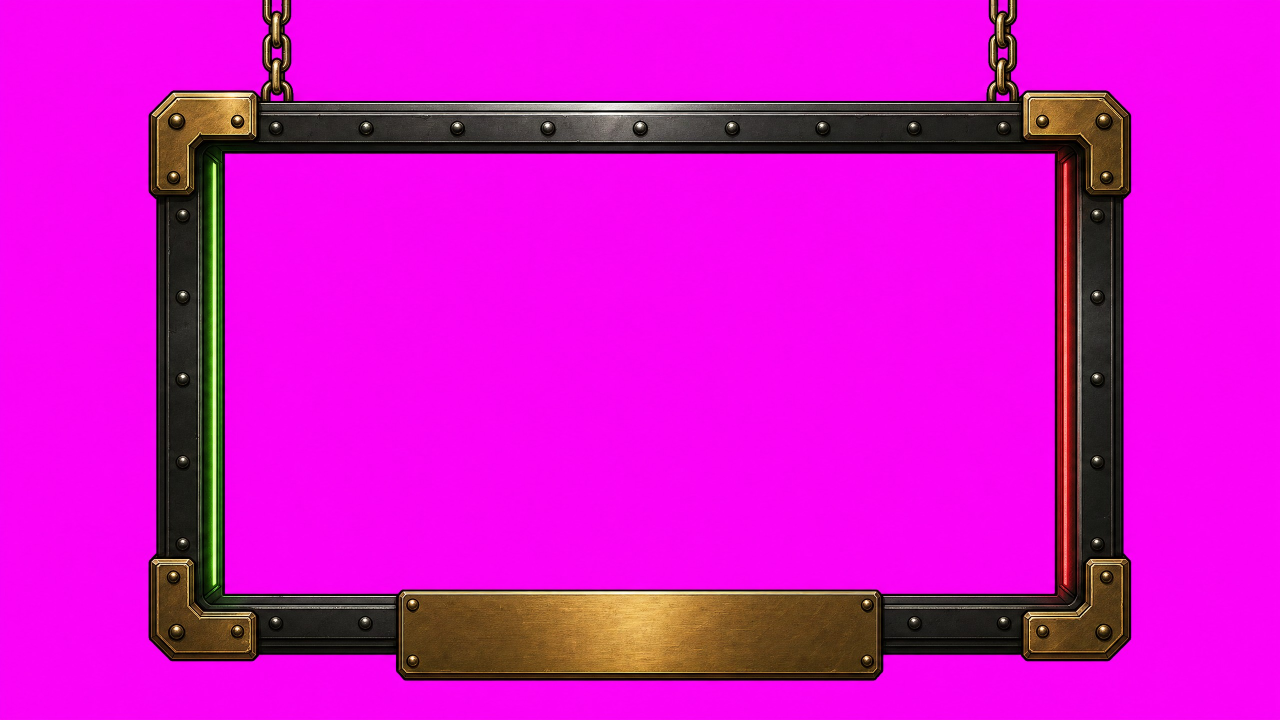
#> input picture ez/tools/concepts/worlds/comic/story/h/h40rounds/img/screen.jpg, 2560 x 1440 px, given in place of screen.jpg.jpg, which was not available (shown at 1/2 size)
$ python key40.py img/screen.jpg
#> lines starting #> are read from the running program, lines starting #| are printed output that depends on the picture; after the words box and inside, x2 and y2 are one past the last pixel; in counts of white or black regions, pixels touching at a corner belong together
#> further down, im is the input picture: PIL image 2560x1440 RGB; mean R, G, B 213.8, 15.7, 202.2
# /usr/bin/python3 key40.py <names...>: keys the magenta out of img/<name>.jpg (holes too), crops to the opaque box, writes img/<name>.webp,
# and prints, as fractions of the cropped box, the blank cream/brass label (largest flat light rect) and any transparent hole inside the object.
import sys,json
from PIL import Image,ImageFilter
import numpy as np
def key(im):
  a=np.asarray(im.convert('RGB')).astype(float);r,g,b=a[...,0],a[...,1],a[...,2]
  m=np.clip(((np.minimum(r,b)-g)-40)/60,0,1);al=1-m
  out=a.copy();mc=np.clip(np.minimum(r,b)-g,0,None)*.92;out[...,0]-=mc;out[...,2]-=mc
  A=Image.fromarray((al*255).astype('uint8')).filter(ImageFilter.MinFilter(3)).filter(ImageFilter.GaussianBlur(.7))
  o=Image.fromarray(out.clip(0,255).astype('uint8'));o.putalpha(A);return o,al
#> after `o.putalpha(A)`:
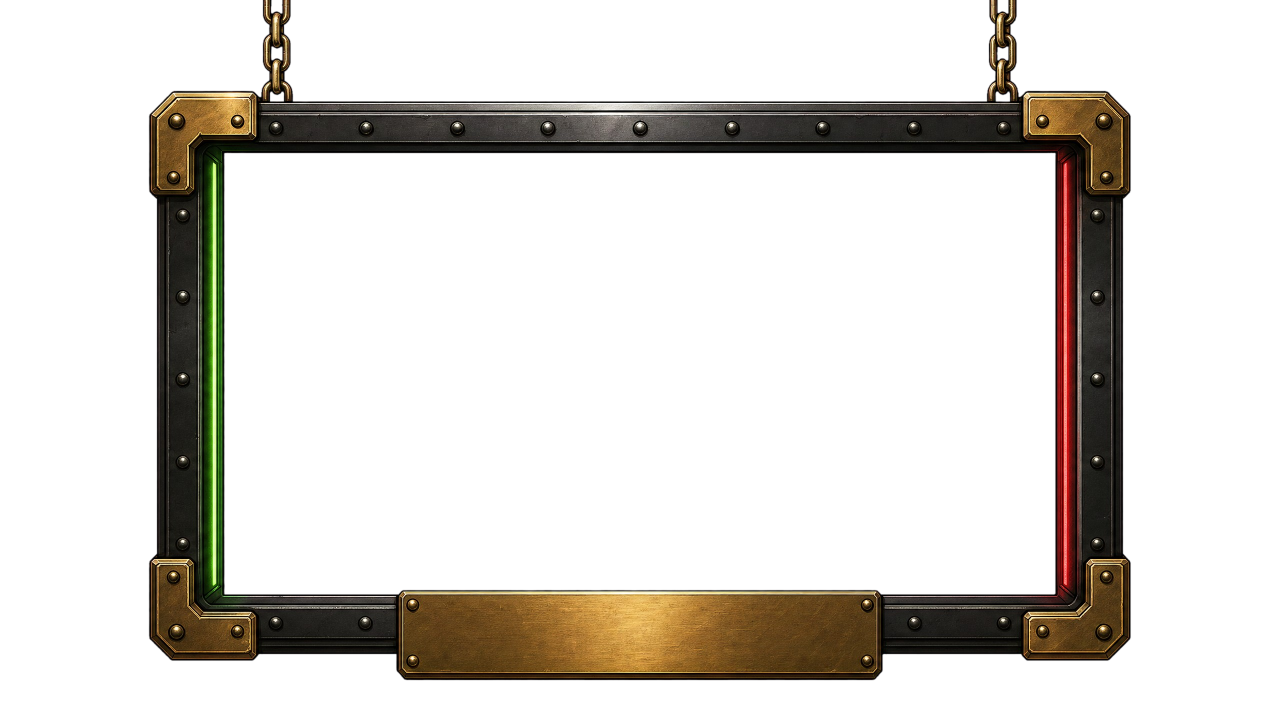
#> o: PIL image 2560x1440 RGBA (shown at 1/2 size); mean R, G, B, A 37.3, 15.7, 25.8, 52.8; transparent parts drawn white
R={}
for nm in sys.argv[1:]:
  im=Image.open(f'img/{nm}.jpg');o,al=key(im);op=al>.5
#> after `o, al = key(im)`:
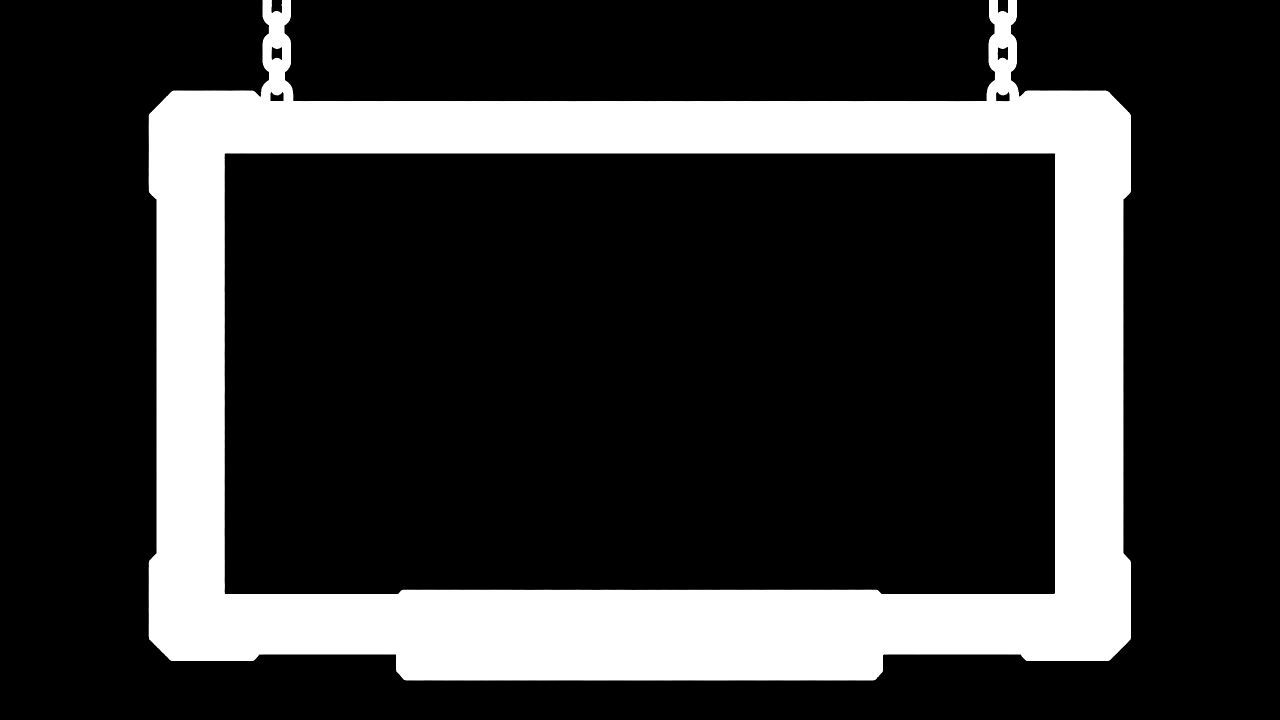
#> al: shape (1440, 2560) float64 (shown at 1/2 size); min 0, max 1, mean 0.211
#> after `op = al > 0.5`: op: shape (1440, 2560) bool; 21.1% white; 1 white region, box (x1, y1, x2, y2) and area: (297, 0, 2262, 1361) 776395
  ys,xs=np.where(op);x0,y0,x1,y1=xs.min(),ys.min(),xs.max()+1,ys.max()+1
#> after `x0, y0, x1, y1 = (xs.min(), ys.min(), xs.max() + 1, ys.max() + 1)`: x0 = 297; y0 = 0; x1 = 2262; y1 = 1361
  c=o.crop((x0,y0,x1,y1));W,H=c.size;res={'box':[int(x0),int(y0),int(x1),int(y1)],'size':[W,H]}
#> after `W, H = c.size`: W = 1965; H = 1361
#> after `res = {'box': [int(x0), int(y0), int(x1), int(y1)], 'size': [W, H]}`: res = {'box': [297, 0, 2262, 1361], 'size': [1965, 1361]}
  A=np.asarray(c.split()[3])<128
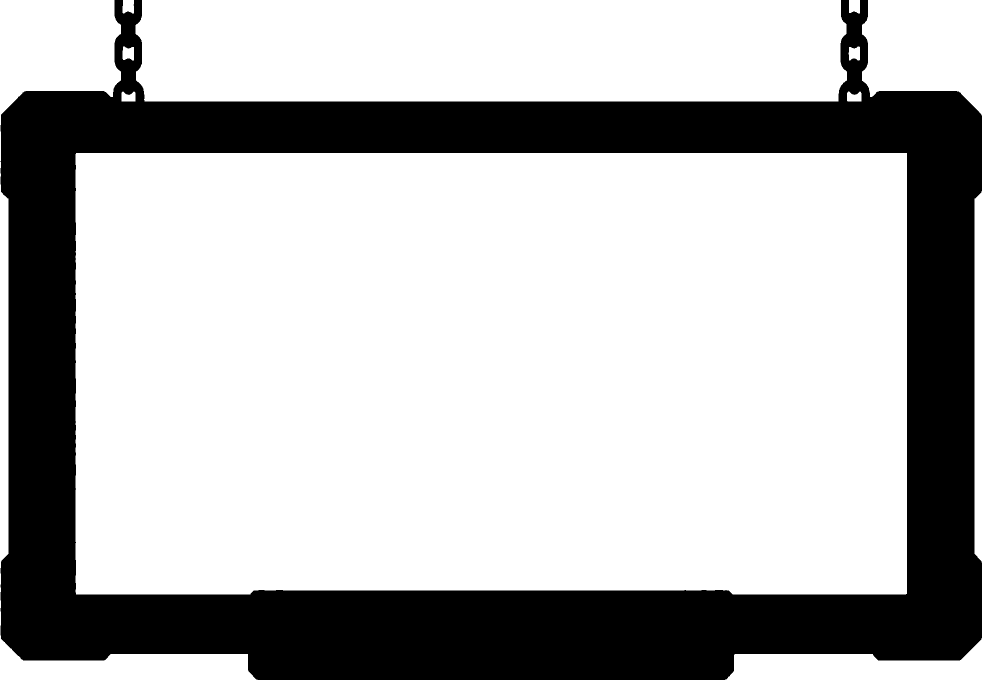
#> A: shape (1361, 1965) bool (shown at 1/2 size); 71.5% white; 1 black region, box (x1, y1, x2, y2) and area: (1, 0, 1964, 1360) 763295
  m=Image.fromarray((A*255).astype('uint8')).convert('L');pad=Image.new('L',(W+2,H+2),255);pad.paste(m,(1,1))
#> after `pad = Image.new('L', (W + 2, H + 2), 255)`: pad: PIL image 1967x1363 L; every value is 255
#> after `pad.paste(m, (1, 1))`: pad: PIL image 1967x1363 L; 71.5% white; 1 black region, box (x1, y1, x2, y2) and area: (2, 1, 1965, 1361) 763295
  from PIL import ImageDraw
  ImageDraw.floodfill(pad,(0,0),0);hm=np.asarray(pad)[1:-1,1:-1]>128
#> after `ImageDraw.floodfill(pad, (0, 0), 0)`: pad: PIL image 1967x1363 L; 54.5% white; 1 black region, box (x1, y1, x2, y2) and area: (0, 0, 1967, 1363) 1218606
#> after `hm = np.asarray(pad)[1:-1, 1:-1] > 128`: hm: shape (1361, 1965) bool; 54.7% white; 1 black region, box (x1, y1, x2, y2) and area: (0, 0, 1965, 1361) 1211950
  if hm.sum()>W*H*.01:
    yy,xx=np.where(hm);res['hole']=[round(xx.min()/W,4),round(yy.min()/H,4),round((xx.max()+1)/W,4),round((yy.max()+1)/H,4)]
  rgb=np.asarray(c.convert('RGB')).astype(int);lum=rgb.sum(-1)/3;import os;cr=(lum>int(os.environ.get("LT","165")))&(~A)&(rgb[...,0]>rgb[...,2]+5)
#> after `cr = (lum > int(os.environ.get('LT', '165'))) & ~A & (rgb[..., 0] > rg`:
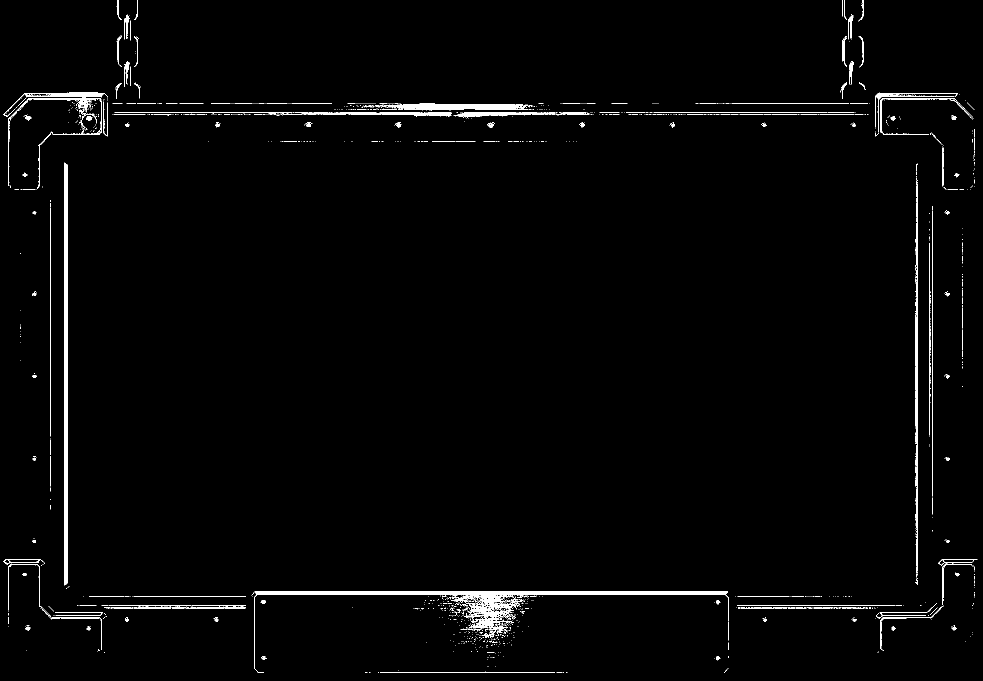
#> cr: shape (1361, 1965) bool (shown at 1/2 size); 1.6% white; 1322 white regions (1158 under 20 px), largest, box (x1, y1, x2, y2) and area: (128, 325, 136, 1171) 5502, (508, 1183, 1457, 1345) 5025, (904, 1191, 1046, 1267) 3519
  def run(p,f):
#> called with p = array of shape (1965,), f = 0.6
    th=p.max()*f;idx=np.where(p>th)[0]
#> after `th = p.max() * f`: th = 517.2
#> after `idx = np.where(p > th)[0]`: idx = [100, 129, 130, 131, 132, 133, 134, 1832, 1834, 1835, 1864]
    if not len(idx):return None
    # longest contiguous run
    best=(0,0);s0=idx[0];prev=idx[0]
#> after `s0 = idx[0]`: s0 = 100
#> after `prev = idx[0]`: prev = 100
    for i in list(idx[1:])+[None]:
      if i is None or i!=prev+1:
        if prev-s0>best[1]-best[0]:best=(s0,prev)
        if i is not None:s0=i
      if i is not None:prev=i
#> this loop made 11 passes
#> (i, best, s0, prev) on pass 7: (1832, (129, 134), 1832, 1832)
#> (i, s0, prev) on passes 1, 8, 10: (129, 129, 129), (1834, 1834, 1834), (1864, 1864, 1864)
    return best
  if cr.sum()>W*H*.01:
    cx=run(cr.sum(0),.6);cy=run(cr.sum(1),.6)
#> after `cx = run(cr.sum(0), 0.6)`: cx = (129, 134)
#> the loop in run (call 2), `for i in list(idx[1:])+[None]:` made 6 passes
#> (i, best, s0, prev) on pass 4: (1187, (1183, 1184), 1187, 1187)
#> (i, s0, prev) on passes 1 to 2: (229, 229, 229), (1183, 1183, 1183)
#> after `cy = run(cr.sum(1), 0.6)`: cy = (1183, 1184)
    if cx and cy:res['light']=[round(cx[0]/W,4),round(cy[0]/H,4),round((cx[1]+1)/W,4),round((cy[1]+1)/H,4)]
  if W>1600:c=c.resize((1600,round(1600*H/W)),Image.LANCZOS)
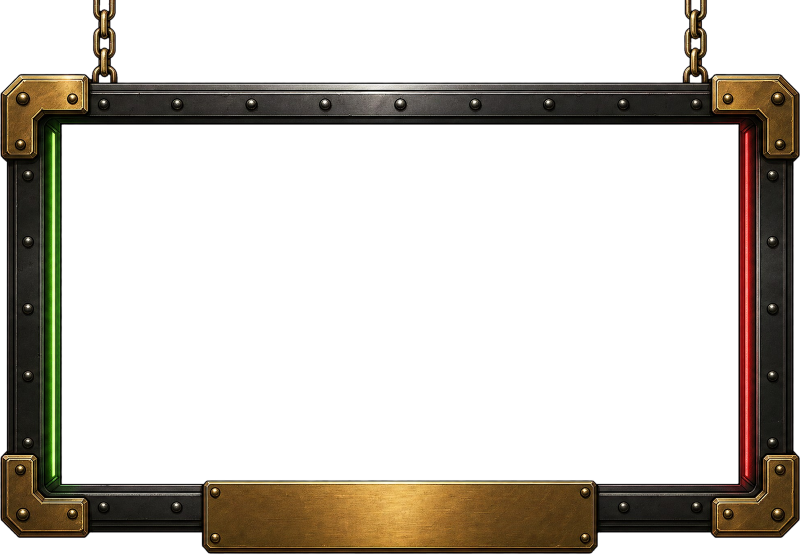
#> c: PIL image 1600x1108 RGBA (shown at 1/2 size); mean R, G, B, A 22.6, 17.9, 11.2, 72.8; transparent parts drawn white
  c.save(f'img/{nm}.webp',quality=86);R[nm]=res;print(nm,json.dumps(res))
#| img/screen.jpg {"box": [297, 0, 2262, 1361], "size": [1965, 1361], "hole": [0.0768, 0.0683, 0.9232, 0.8736], "light": [0.0656, 0.8692, 0.0687, 0.8707]}
json.dump(R,open('img/keys-%s.json'%'-'.join(sys.argv[1:]),'w'))
